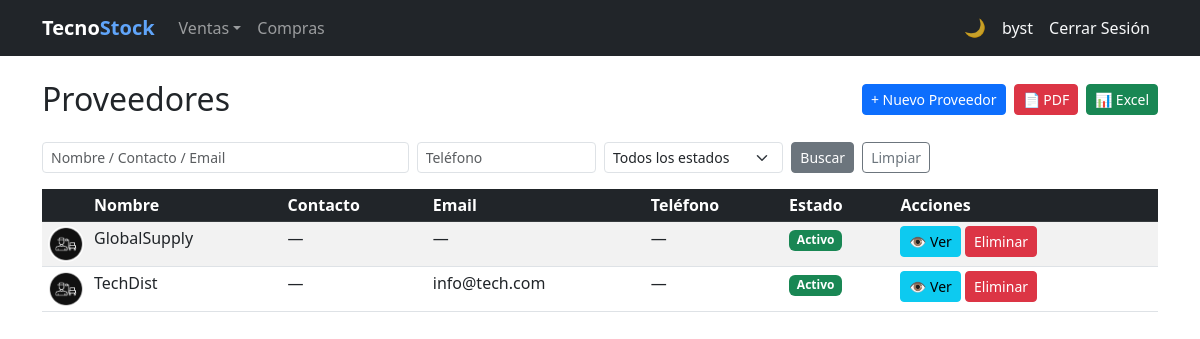
/suppliers/ (signed in), run on an earlier commit of the app's database.
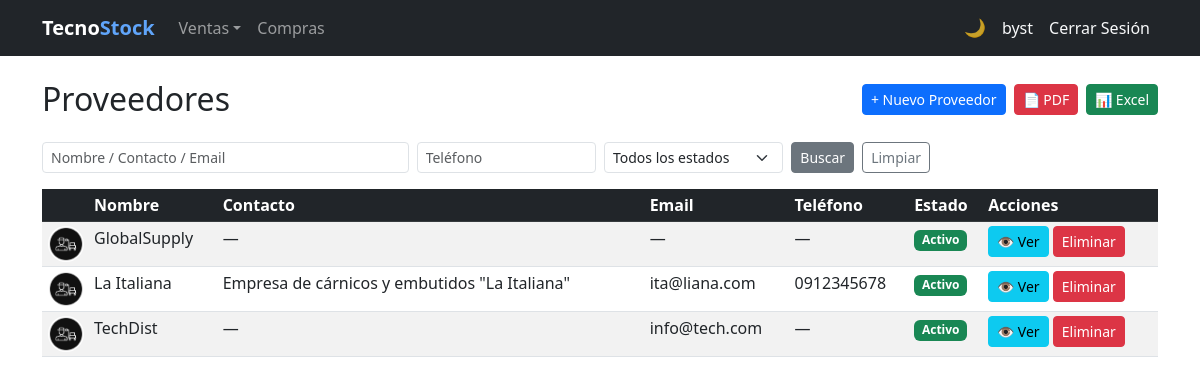
And on a later commit of the database.
### billing/models.py (models this page shows, shortened)
class Supplier(models.Model):
    name = models.CharField(max_length=200, verbose_name='Company Name')
    contact_name = models.CharField(max_length=200, blank=True, null=True)
    email = models.EmailField(blank=True, null=True)
    phone = models.CharField(max_length=20, blank=True, null=True)
    address = models.TextField(blank=True, null=True)
    photo = models.ImageField(upload_to='suppliers/', blank=True, null=True, verbose_name='Logo')
    is_active = models.BooleanField(default=True)
    created_at = models.DateTimeField(auto_now_add=True)
    updated_at = models.DateTimeField(auto_now=True)
    class Meta:
        verbose_name = 'Supplier'
        verbose_name_plural = 'Suppliers'
        ordering = ['name']
    @property
    def photo_url(self):
        if self.photo and self.photo.name:
            return self.photo.url
        return '/media/suppliers/Supplier%20generico.avif'

### billing/views.py (the view)
# urls.py: path('suppliers/', views.SupplierListView.as_view(), name='supplier_list'),
class SupplierListView(LoginRequiredMixin, SearchExportMixin, ListView):
    model           = Supplier
    template_name   = 'billing/supplier_list.html'
    context_object_name = 'items'
    export_filename = 'proveedores'
    export_fields   = [
        ('Nombre', 'name'), ('Contacto', 'contact_name'),
        ('Email', 'email'), ('Teléfono', 'phone'), ('Activo', 'is_active'),
    ]
    search_fields   = [
        {'param': 'q',         'fields': ['name__icontains', 'contact_name__icontains', 'email__icontains']},
        {'param': 'phone',     'field':  'phone__icontains'},
        {'param': 'is_active', 'field':  'is_active', 'type': 'bool'},
    ]

### shared/mixins.py (called while the page is built, shortened)
    def get_queryset(self):
        qs = super().get_queryset()
        for spec in self.search_fields:
            val = self.request.GET.get(spec['param'], '').strip()
            if not val:
                continue
        return qs.distinct()

    def get_context_data(self, **kwargs):
        ctx = super().get_context_data(**kwargs)
        ctx['search_params'] = self.request.GET
        return ctx

    def get(self, request, *args, **kwargs):
        fmt = request.GET.get('export', '').lower()
        if fmt == 'pdf':
            return self._build_pdf()
        if fmt == 'excel':
            return self._build_excel()
        return super().get(request, *args, **kwargs)

### billing/templates/billing/supplier_list.html (shortened to what this page needs)
{% extends 'billing/base.html' %}
{% block content %}
<div class="d-flex align-items-center justify-content-between mb-4">
  <h2 class="mb-0">Proveedores</h2>
  <div class="d-flex gap-2">
    <a href="{% url 'billing:supplier_create' %}" class="btn btn-primary btn-sm">+ Nuevo Proveedor</a>
    {% include 'billing/_export_buttons.html' %}
  </div>
</div>
<form method="get" class="mb-3">
  <div class="row g-2 align-items-end">
    <div class="col-md-4">
      <input type="text" name="q" class="form-control form-control-sm"
             placeholder="Nombre / Contacto / Email"
             value="{{ search_params.q|default:'' }}">
    </div>
    <div class="col-md-2">
      <input type="text" name="phone" class="form-control form-control-sm"
             placeholder="Teléfono"
             value="{{ search_params.phone|default:'' }}">
    </div>
    <div class="col-md-2">
      <select name="is_active" class="form-select form-select-sm" aria-label="Filtrar por estado">
        <option value="">Todos los estados</option>
      </select>
    </div>
    <div class="col-auto d-flex gap-2">
      <button type="submit" class="btn btn-secondary btn-sm">Buscar</button>
      <a href="{% url 'billing:supplier_list' %}" class="btn btn-outline-secondary btn-sm">Limpiar</a>
    </div>
  </div>
</form>
<table class="table table-striped table-hover table-sm">
  <thead class="table-dark">
    <tr>
      <th class="tbl-thumb-col"><span class="visually-hidden">Logo</span></th>
      <th>Nombre</th><th>Contacto</th><th>Email</th><th>Teléfono</th><th>Estado</th><th>Acciones</th>
    </tr>
  </thead>
  <tbody>
    {% for item in items %}
    <tr>
      <td class="text-center align-middle tbl-thumb-cell">
        <img src="{{ item.photo_url }}" alt="" class="rounded-circle tbl-thumb-img">
      </td>
      <td>{{ item.name }}</td>
      <td>{{ item.contact_name|default:"—" }}</td>
      <td>{{ item.email|default:"—" }}</td>
      <td>{{ item.phone|default:"—" }}</td>
      <td>
        {% if item.is_active %}
          <span class="badge bg-success">Activo</span>
        {% else %}
          <span class="badge bg-secondary">Inactivo</span>
        {% endif %}
      </td>
      <td>
        <button type="button" class="btn btn-sm btn-info" onclick="showDetail(this)"
          data-dm-title="{{ item.name }}"
          data-dm-subtitle="Proveedor"
          data-dm-initial="{{ item.name|first|upper }}"
          data-dm-color="#20c997"
          data-dm-photo="{{ item.photo_url }}"
          data-dm-active="{{ item.is_active }}"
          data-dm-f1l="Empresa"      data-dm-f1v="{{ item.name }}"
          data-dm-f2l="Contacto"     data-dm-f2v="{{ item.contact_name|default:'—' }}"
          data-dm-f3l="Email"        data-dm-f3v="{{ item.email|default:'—' }}"
          data-dm-f4l="Teléfono"     data-dm-f4v="{{ item.phone|default:'—' }}"
          data-dm-f5l="Estado"       data-dm-f5v="{{ item.is_active|yesno:'Activo,Inactivo' }}"
          data-dm-f6l="Creado"       data-dm-f6v="{{ item.created_at|date:'d/m/Y' }}"
          data-dm-f7l="Dirección"    data-dm-f7v="{{ item.address|default:'—' }}" data-dm-f7w="1"
          data-dm-edit-url="{% url 'billing:supplier_update' item.pk %}"
        >&#128065; Ver</button>
        <a href="{% url 'billing:supplier_delete' item.pk %}" class="btn btn-sm btn-danger">Eliminar</a>
      </td>
    </tr>
    {% empty %}
    <tr><td colspan="7" class="text-center">No hay proveedores registrados.</td></tr>
    {% endfor %}
  </tbody>
</table>
{% endblock %}

What changed in the data, as far as the page shows it:
added Supplier: name "La Italiana", contact_name "Empresa de cárnicos y embutidos \"La Italiana\"", email "ita@liana.com", phone "0912345678", is_active "Activo"
